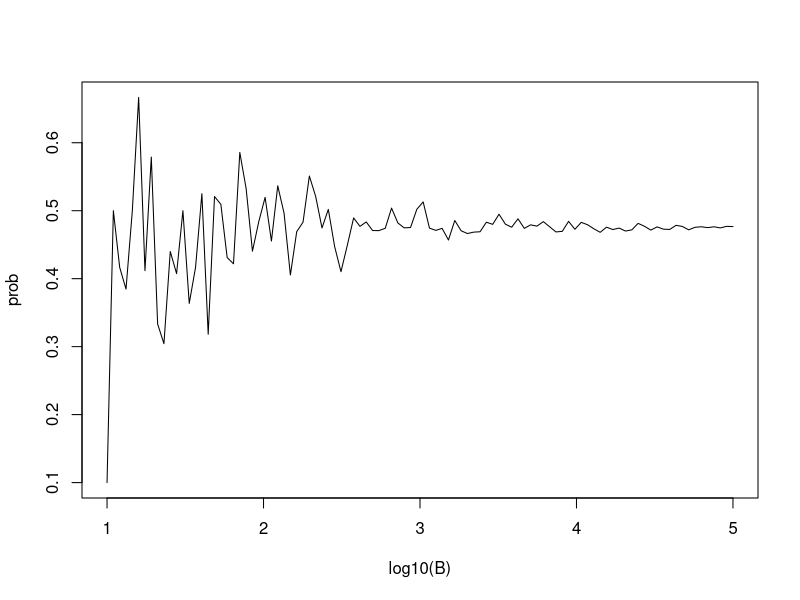

Generate this figure with R:
B <- 10^seq(1, 5, len = 100) # definimos el vector con valores de B
compute_prob <- function(B, n = 22) { # corremos la funcion para cada B
    same_day <- replicate(B, {
        bdays <- sample(1:365, n, replace = TRUE)
        any(duplicated(bdays))
    })
    mean(same_day)
}
# aplicamos compute_prob a varios valores de B
prob <- sapply(B, compute_prob)
# Graficamos la linea de las estimaciones
plot(log10(B), prob, type = "l")
